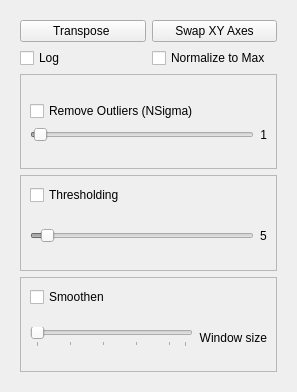
         <widget class="QWidget" name="page_2">
          <property name="geometry">
           <rect>
            <x>0</x>
            <y>0</y>
            <width>297</width>
            <height>392</height>
           </rect>
          </property>
          <attribute name="label">
           <string>Image Processing</string>
          </attribute>
          <layout class="QGridLayout" name="gridLayout_3">
           <item row="0" column="0">
            <widget class="QWidget" name="widget" native="true">
             <layout class="QGridLayout" name="gridLayout_25">
              <item row="0" column="0">
               <widget class="QPushButton" name="pb_transpose_stack">
                <property name="toolTip">
                 <string>reverses the image axes (ZXY) to (YXZ)</string>
                </property>
                <property name="text">
                 <string>Transpose </string>
                </property>
               </widget>
              </item>
              <item row="0" column="1">
               <widget class="QPushButton" name="pb_swapXY_stack">
                <property name="toolTip">
                 <string>swaps 2nd and 3rd axes (ZXY) to (ZYX)</string>
                </property>
                <property name="text">
                 <string>Swap XY Axes</string>
                </property>
               </widget>
              </item>
              <item row="1" column="0" colspan="2">
               <layout class="QVBoxLayout" name="verticalLayout_3">
                <item>
                 <layout class="QHBoxLayout" name="horizontalLayout_7">
                  <item>
                   <widget class="QCheckBox" name="cb_log">
                    <property name="sizePolicy">
                     <sizepolicy hsizetype="Preferred" vsizetype="Fixed">
                      <horstretch>0</horstretch>
                      <verstretch>0</verstretch>
                     </sizepolicy>
                    </property>
                    <property name="toolTip">
                     <string>Covert image dat to log values.</string>
                    </property>
                    <property name="styleSheet">
                     <string notr="true"/>
                    </property>
                    <property name="text">
                     <string>Log </string>
                    </property>
                    <property name="checked">
                     <bool>false</bool>
                    </property>
                   </widget>
                  </item>
                  <item>
                   <widget class="QCheckBox" name="cb_norm">
                    <property name="sizePolicy">
                     <sizepolicy hsizetype="Preferred" vsizetype="Fixed">
                      <horstretch>0</horstretch>
                      <verstretch>0</verstretch>
                     </sizepolicy>
                    </property>
                    <property name="toolTip">
                     <string>Intensity Normalization with the last Frame.</string>
                    </property>
                    <property name="text">
                     <string>Normalize to Max</string>
                    </property>
                   </widget>
                  </item>
                 </layout>
                </item>
               </layout>
              </item>
              <item row="2" column="0" colspan="2">
               <widget class="QFrame" name="frame_4">
                <property name="frameShape">
                 <enum>QFrame::StyledPanel</enum>
                </property>
                <property name="frameShadow">
                 <enum>QFrame::Raised</enum>
                </property>
                <layout class="QGridLayout" name="gridLayout_13">
                 <item row="0" column="0">
                  <layout class="QGridLayout" name="gridLayout_8">
                   <item row="0" column="0" colspan="2">
                    <widget class="QCheckBox" name="cb_remove_outliers">
                     <property name="text">
                      <string>Remove Outliers (NSigma)</string>
                     </property>
                    </widget>
                   </item>
                   <item row="1" column="0">
                    <widget class="QSlider" name="hs_nsigma">
                     <property name="enabled">
                      <bool>false</bool>
                     </property>
                     <property name="styleSheet">
                      <string notr="true"/>
                     </property>
                     <property name="maximum">
                      <number>200</number>
                     </property>
                     <property name="value">
                      <number>3</number>
                     </property>
                     <property name="orientation">
                      <enum>Qt::Horizontal</enum>
                     </property>
                    </widget>
                   </item>
                   <item row="1" column="1">
                    <widget class="QLabel" name="label_nsigma">
                     <property name="text">
                      <string>1</string>
                     </property>
                     <property name="alignment">
                      <set>Qt::AlignRight|Qt::AlignTrailing|Qt::AlignVCenter</set>
                     </property>
                    </widget>
                   </item>
                  </layout>
                 </item>
                </layout>
               </widget>
              </item>
              <item row="3" column="0" colspan="2">
               <widget class="QFrame" name="frame_3">
                <property name="frameShape">
                 <enum>QFrame::StyledPanel</enum>
                </property>
                <property name="frameShadow">
                 <enum>QFrame::Raised</enum>
                </property>
                <layout class="QGridLayout" name="gridLayout_26">
                 <item row="0" column="0">
                  <layout class="QGridLayout" name="gridLayout_5">
                   <item row="0" column="0">
                    <layout class="QHBoxLayout" name="horizontalLayout_3">
                     <item>
                      <widget class="QCheckBox" name="cb_remove_bg">
                       <property name="text">
                        <string>Thresholding</string>
                       </property>
                      </widget>
                     </item>
                    </layout>
                   </item>
                   <item row="1" column="0">
                    <layout class="QHBoxLayout" name="horizontalLayout_2">
                     <item>
                      <widget class="QSlider" name="hs_bg_threshold">
                       <property name="enabled">
                        <bool>false</bool>
                       </property>
                       <property name="maximum">
                        <number>100</number>
                       </property>
                       <property name="singleStep">
                        <number>5</number>
                       </property>
                       <property name="pageStep">
                        <number>5</number>
                       </property>
                       <property name="value">
                        <number>5</number>
                       </property>
                       <property name="orientation">
                        <enum>Qt::Horizontal</enum>
                       </property>
                      </widget>
                     </item>
                     <item>
                      <widget class="QLabel" name="label_bg_threshold">
                       <property name="text">
                        <string>5</string>
                       </property>
                      </widget>
                     </item>
                    </layout>
                   </item>
                  </layout>
                 </item>
                </layout>
               </widget>
              </item>
              <item row="4" column="0" colspan="2">
               <widget class="QFrame" name="frame_2">
                <property name="frameShape">
                 <enum>QFrame::StyledPanel</enum>
                </property>
                <property name="frameShadow">
                 <enum>QFrame::Raised</enum>
                </property>
                <layout class="QGridLayout" name="gridLayout_27">
                 <item row="0" column="0">
                  <widget class="QCheckBox" name="cb_smooth">
                   <property name="toolTip">
                    <string>uses savgol_filter to smooth data</string>
                   </property>
                   <property name="text">
                    <string>Smoothen</string>
                   </property>
                  </widget>
                 </item>
                 <item row="1" column="0">
                  <layout class="QHBoxLayout" name="horizontalLayout_4">
                   <item>
                    <widget class="QSlider" name="hs_smooth_size">
                     <property name="enabled">
                      <bool>false</bool>
                     </property>
                     <property name="minimum">
                      <number>3</number>
                     </property>
                     <property name="maximum">
                      <number>12</number>
                     </property>
                     <property name="singleStep">
                      <number>2</number>
                     </property>
                     <property name="pageStep">
                      <number>2</number>
                     </property>
                     <property name="value">
                      <number>3</number>
                     </property>
                     <property name="orientation">
                      <enum>Qt::Horizontal</enum>
                     </property>
                     <property name="tickPosition">
                      <enum>QSlider::TicksBelow</enum>
                     </property>
                     <property name="tickInterval">
                      <number>2</number>
                     </property>
                    </widget>
                   </item>
                   <item>
                    <widget class="QLabel" name="smooth_winow_size">
                     <property name="text">
                      <string>Window size</string>
                     </property>
                     <property name="alignment">
                      <set>Qt::AlignRight|Qt::AlignTrailing|Qt::AlignVCenter</set>
                     </property>
                    </widget>
                   </item>
                  </layout>
                 </item>
                </layout>
               </widget>
              </item>
             </layout>
            </widget>
           </item>
          </layout>
         </widget>
